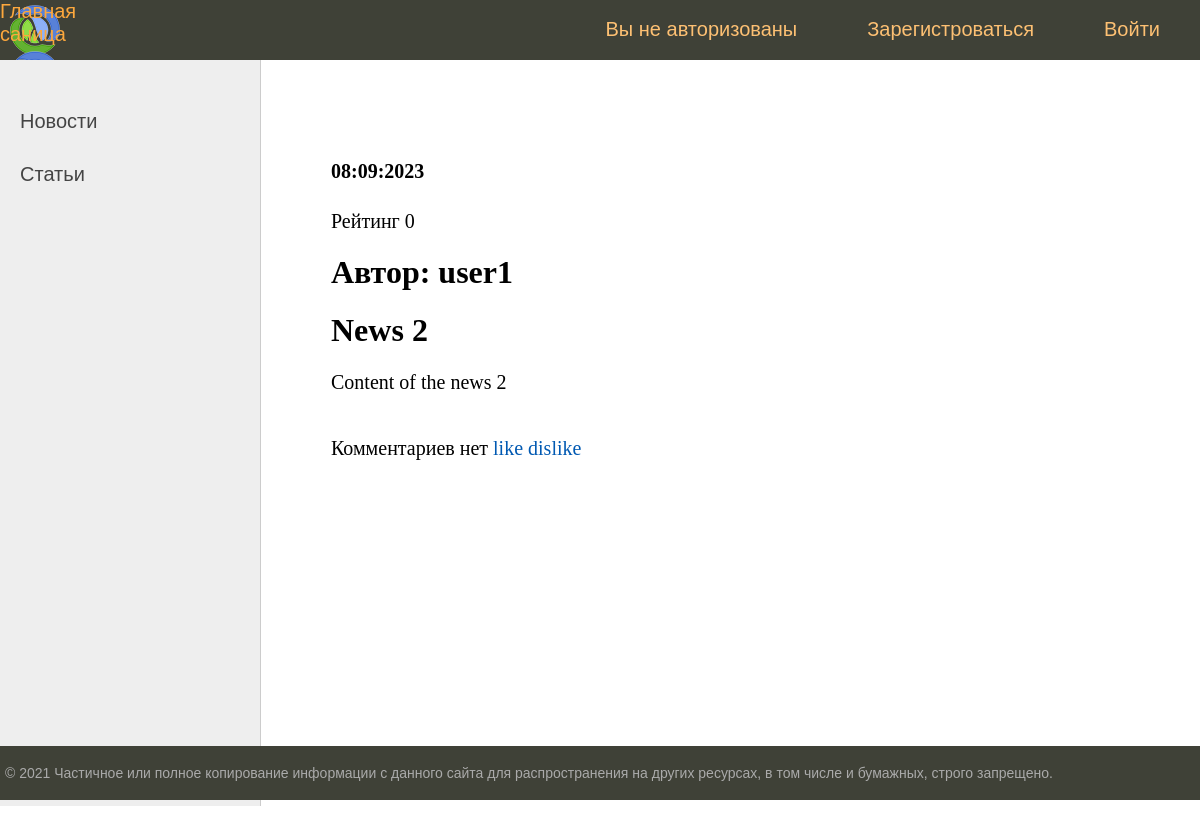
/article/2/, run on an earlier commit of the app's database.
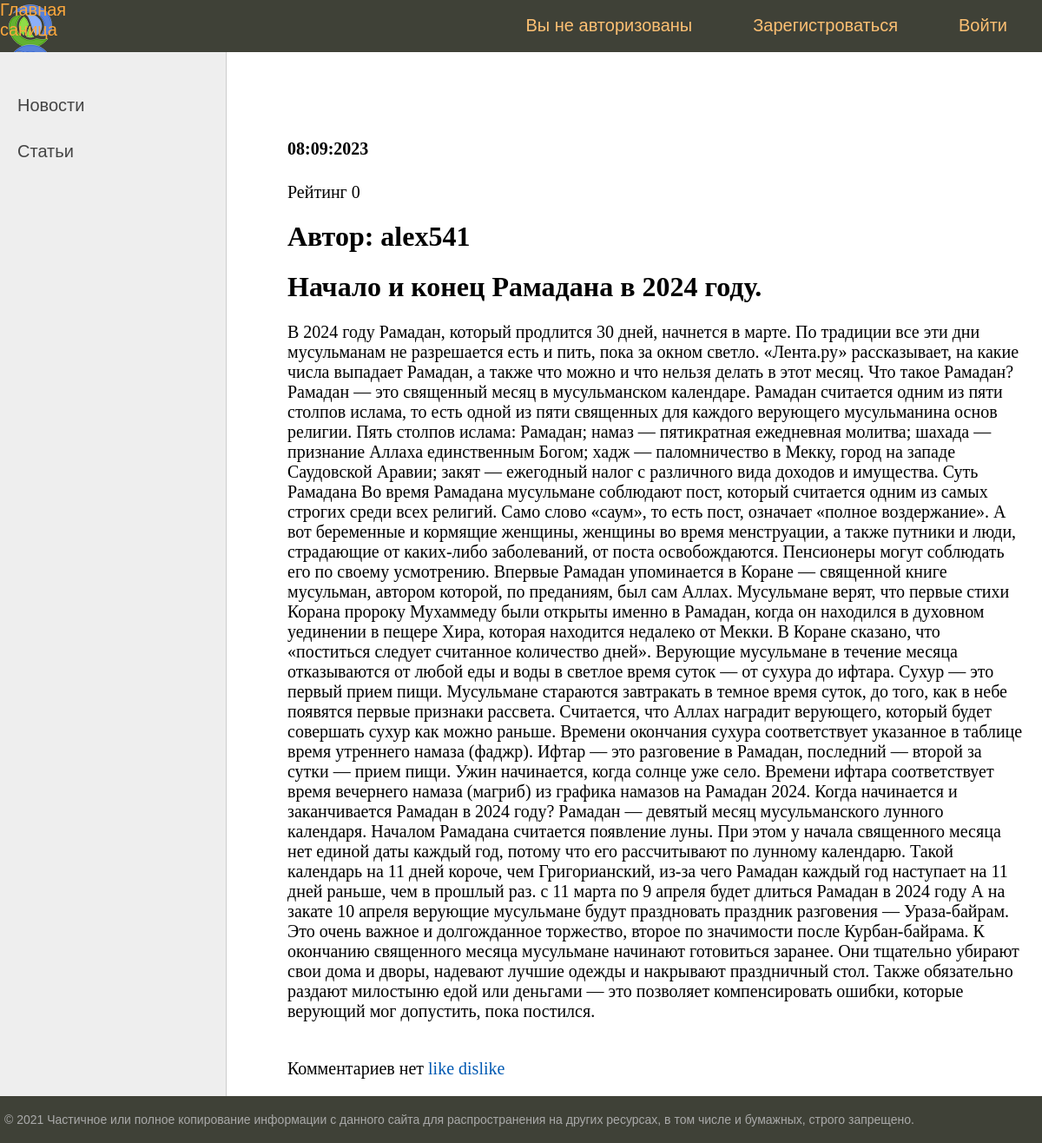
And on a later commit of the database.
### newsportal/models.py (models this page shows, shortened)
class Post(models.Model):
    author = models.ForeignKey(Author, on_delete=models.CASCADE, verbose_name='Автор')
    type_post = models.CharField(max_length=1, choices=POSTS, verbose_name='Тип поста')
    time_created = models.DateTimeField(auto_now_add=True, verbose_name='Дата создания')
    category = models.ManyToManyField(Category, through="PostCategory", verbose_name='Категория')
    title =  models.CharField(max_length=255, verbose_name='Оглавление')
    content = models.TextField( verbose_name='Содержание')
    rating = models.SmallIntegerField(default=0, verbose_name='Рейтинг')

class Author(models.Model):
    author = models.OneToOneField(User, on_delete=models.CASCADE)
    rating = models.SmallIntegerField(default=0)
    def __str__(self):
        return self.author.username

### newsportal/views.py (the view)
# urls.py: path('article/<int:pk>/', DetailArticle.as_view(), name='one_article'),
class DetailArticle(DetailView):
    model = Post
    template_name = 'one_article.html'
    context_object_name = 'article'
    def get_context_data(self, **kwargs):
        post = get_object_or_404(Post, id=self.kwargs['pk'])
        context = super().get_context_data(**kwargs)
        context['author1'] = str(post.author)
        context['admin'] = 'admin'
        context['title'] = 'Статья'
        return context

### newsportal/templatetags/custom_filters.py (called while the page is built)
@register.filter()
def censor(value:str):
   swear_words = ('банан', 'морков', 'карто', 'броккол', 'ананас',
                  'Банан', 'Морков', 'Карто', 'Броккол', 'Ананас',)
   for word in swear_words:
      if word in value:
          value = value.replace(word, '****')
   return value

### templates/one_article.html (shortened to what this page needs)
{% extends 'default.html' %}
{% load custom_filters %}
{% block content %}
<h4>{{ article.time_created|date:'d:m:Y' }}</h4>
<p>Рейтинг {{ article.rating }}</p>
<h1>Автор: {{ article.author }}</h1>
<h1>{{ article.title }}</h1>
<p>{{ article.content|censor }}</p>
{% if  article.comment_set.all %}
<br>
Комментарии: {% for comment in article.comment_set.all %}
{{ comment.user }} <br> <a href="{% url 'showcomment' comment.pk %}">{{ comment.content|censor }}</a>
<br> рейтинг  {{ comment.rating }}<hr>
{% endfor %}
{% else %}<br> Комментариев нет
{% endif %}
<a href="{% url 'like-news' article.pk %}">like</a>
<a href="{% url 'dislike-news' article.pk %}">dislike</a>
{% endblock content %}

What changed in the data, as far as the page shows it:
changed Post: author "user1" → "alex541"; title "News 2" → "Начало и конец Рамадана в 2024 году."; content|censor "Content of the news 2" → "В 2024 году Рамадан, который продлится 30 дней, начнется в марте. По традиции все эти дни мусульманам не разрешается есть и пить, пока за окном светло. «Лента.ру» рассказывает, на какие числа выпадает Рамадан, а также что можно и что нельзя делать в этот месяц. Что такое Рамадан? Рамадан — это священный месяц в мусульманском календаре. Рамадан считается одним из пяти столпов ислама, то есть одной из пяти священных для каждого верующего мусульманина основ религии. Пять столпов ислама: Рамадан; намаз — пятикратная ежедневная молитва; шахада — признание Аллаха единственным Богом; хадж — паломничество в Мекку, город на западе Саудовской Аравии; закят — ежегодный налог с различного вида доходов…"
